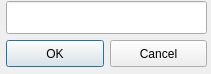
<?xml version="1.0" encoding="UTF-8"?>
<ui version="4.0">
 <class>DlgTextInput</class>
 <widget class="QDialog" name="DlgTextInput">
  <property name="geometry">
   <rect>
    <x>0</x>
    <y>0</y>
    <width>211</width>
    <height>74</height>
   </rect>
  </property>
  <property name="windowTitle">
   <string>Dialog</string>
  </property>
  <widget class="QPushButton" name="btnOK">
   <property name="geometry">
    <rect>
     <x>6</x>
     <y>40</y>
     <width>98</width>
     <height>27</height>
    </rect>
   </property>
   <property name="text">
    <string>OK</string>
   </property>
  </widget>
  <widget class="QLineEdit" name="textInput">
   <property name="geometry">
    <rect>
     <x>6</x>
     <y>1</y>
     <width>201</width>
     <height>33</height>
    </rect>
   </property>
   <property name="font">
    <font>
     <pointsize>15</pointsize>
    </font>
   </property>
  </widget>
  <widget class="QPushButton" name="btnCancel">
   <property name="geometry">
    <rect>
     <x>110</x>
     <y>40</y>
     <width>97</width>
     <height>27</height>
    </rect>
   </property>
   <property name="text">
    <string>Cancel</string>
   </property>
  </widget>
 </widget>
 <resources/>
 <connections/>
</ui>
